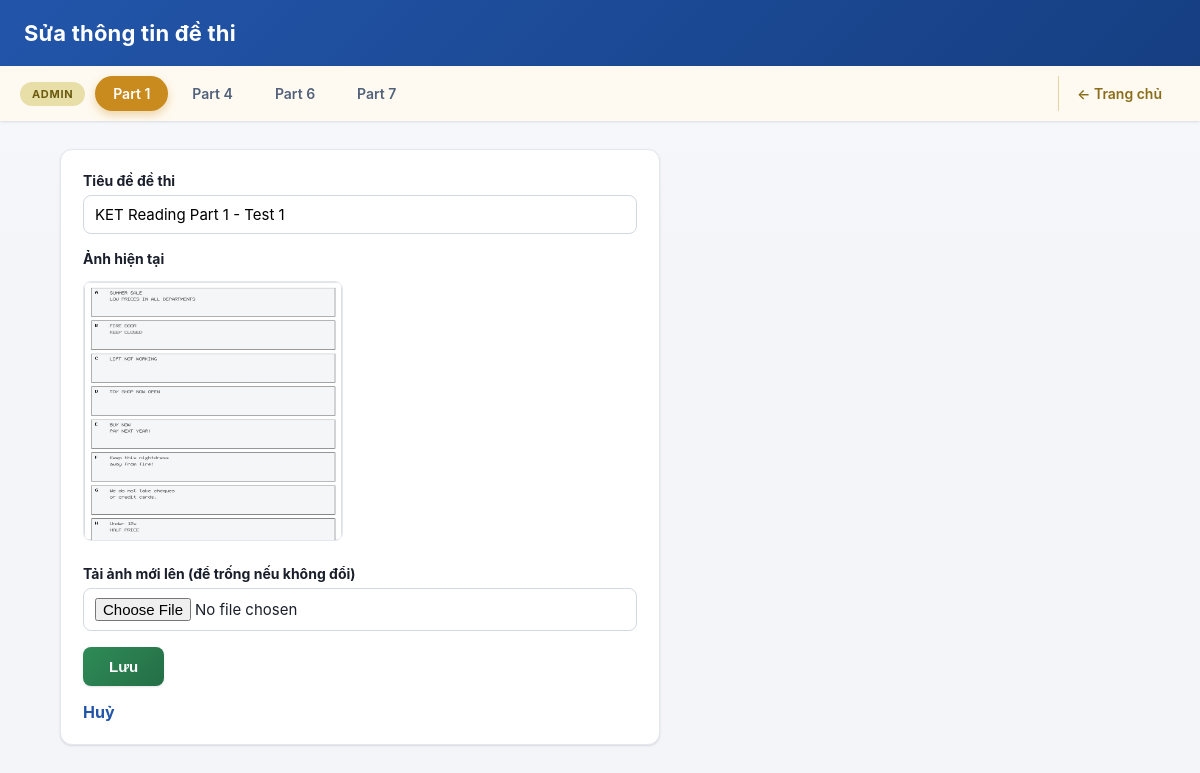
The app's page /index.php?controller=admin&action=testForm with its own data.
### tables this page shows
CREATE TABLE ket_tests (
    id INT PRIMARY KEY AUTO_INCREMENT,
    title VARCHAR(255) NOT NULL,
    part INT NOT NULL,
    image VARCHAR(255) NOT NULL,
    created_at TIMESTAMP DEFAULT CURRENT_TIMESTAMP
);

### app/controllers/Controller.php (called while the page is built, shortened)
<?php
class Controller
{
    protected function render(string $view, array $data = []): void
    {
        extract($data);
        require __DIR__ . '/../views/' . $view . '.php';
    }
}

### app/controllers/AdminController.php (called while the page is built, shortened)
<?php
class AdminController extends Controller
{
    private Test $testModel;
    public function __construct(private PDO $pdo)
    {
        $this->testModel = new Test($pdo);
    }
    public function testForm(): void
    {
        $test = $this->testModel->getTestById(self::DEFAULT_TEST_ID);
        $this->render('admin/test_form', ['test' => $test]);
    }
}

### public/index.php (called while the page is built, shortened)
<?php
require_once __DIR__ . '/../config/database.php';
require_once __DIR__ . '/../app/models/Test.php';
require_once __DIR__ . '/../app/controllers/Controller.php';
require_once __DIR__ . '/../app/controllers/AdminController.php';
$controllerName = $_GET['controller'] ?? 'home';
$actionName = $_GET['action'] ?? 'index';
switch ($controllerName) {
    case 'admin':
        $controller = new AdminController($pdo);
        break;
}
$controller->$actionName();

### app/models/Test.php (called while the page is built, shortened)
<?php
class Test
{
    private PDO $pdo;
    public function __construct(PDO $pdo)
    {
        $this->pdo = $pdo;
    }
    public function getTestById(int $id): ?array
    {
        $stmt = $this->pdo->prepare(
            'SELECT * FROM ket_tests WHERE id = ?'
        );
        $stmt->execute([$id]);
        $test = $stmt->fetch();
        return $test !== false ? $test : null;
    }
}

### app/views/admin/test_form.php (the view, shortened to what this page needs)
<!DOCTYPE html>
<html lang="vi">
<head>
<link rel="stylesheet" href="css/style.css">
</head>
<body>
<header class="site-header">
    <h1>Sửa thông tin đề thi</h1>
</header>
<?php $activeAdminTab = 'admin1'; require __DIR__ . '/../partials/admin_nav_tabs.php'; ?>
<main class="page">
    <form method="POST" action="index.php?controller=admin&amp;action=testForm" enctype="multipart/form-data" class="admin-form">
        <label>
            Tiêu đề đề thi
            <input type="text" name="title" value="<?= htmlspecialchars($test['title']) ?>" required>
        </label>
        <label>
            Ảnh hiện tại
            <img src="<?= htmlspecialchars($test['image']) ?>" alt="Ảnh đề thi" class="admin-preview-image">
        </label>
        <label>
            Tải ảnh mới lên (để trống nếu không đổi)
            <input type="file" name="image" accept=".jpg,.jpeg,.png,.gif">
        </label>
        <button type="submit">Lưu</button>
        <a href="index.php?controller=admin&amp;action=index" class="btn-link">Huỷ</a>
    </form>
</main>
</body>
</html>

### public/css/style.css (style rules this page uses)
:root { --color-primary: #2255aa; --color-primary-dark: #163f82; --color-primary-light: #eef4fc; --color-success: #2e8b57; --color-success-dark: #256e46; --color-danger: #c0392b; --color-danger-dark: #a5301f; --color-admin: #c98a1e; --color-admin-dark: #a3700f; --color-text: #1a1f2b; --color-text-muted: #667085; --color-border: #e3e7ee; --color-bg: #f3f5f9; --color-surface: #ffffff; --radius-sm: 8px; --radius-md: 12px; --radius-lg: 16px; --radius-pill: 999px; --shadow-sm: 0 1px 2px rgba(16, 24, 40, 0.06), 0 1px 3px rgba(16, 24, 40, 0.06); --shadow-md: 0 6px 16px rgba(16, 24, 40, 0.08); --shadow-lg: 0 16px 32px rgba(16, 24, 40, 0.14); --transition-fast: 0.15s ease; }
* { box-sizing: border-box; }
body { margin: 0; font-family: -apple-system, BlinkMacSystemFont, "Segoe UI", Roboto, Helvetica, Arial, sans-serif; background: linear-gradient(180deg, #f7f9fc 0%, var(--color-bg) 240px); color: var(--color-text); -webkit-font-smoothing: antialiased; }
.site-header { background: linear-gradient(135deg, var(--color-primary) 0%, var(--color-primary-dark) 100%); color: #ffffff; padding: 20px 24px; box-shadow: 0 2px 10px rgba(22, 63, 130, 0.25); }
.site-header h1 { margin: 0; font-size: 22px; font-weight: 700; letter-spacing: 0.2px; }
.page { width: 90%; max-width: 1100px; margin: 28px auto 64px; }
.admin-preview-image { max-width: 260px; max-height: 260px; display: block; border: 1px solid var(--color-border); border-radius: var(--radius-sm); margin: 8px 0; }
.btn-link { display: inline-block; color: var(--color-primary); text-decoration: none; font-weight: 700; transition: color var(--transition-fast); }
.admin-form { background: var(--color-surface); border: 1px solid var(--color-border); border-radius: var(--radius-md); box-shadow: var(--shadow-sm); padding: 22px; max-width: 600px; display: flex; flex-direction: column; gap: 16px; }
.admin-form label { display: flex; flex-direction: column; gap: 6px; font-weight: 700; font-size: 14px; color: var(--color-text); }
.admin-form input, .admin-form select, .admin-form textarea { font-family: inherit; font-size: 15px; padding: 9px 11px; border: 1px solid #d3d8e2; border-radius: var(--radius-sm); font-weight: normal; transition: border-color var(--transition-fast), box-shadow var(--transition-fast); }
.admin-form button { align-self: flex-start; background: linear-gradient(135deg, var(--color-success) 0%, var(--color-success-dark) 100%); color: #ffffff; border: none; border-radius: var(--radius-sm); padding: 11px 26px; font-size: 15px; font-weight: 700; cursor: pointer; box-shadow: var(--shadow-sm); transition: transform var(--transition-fast), box-shadow var(--transition-fast), filter var(--transition-fast); }

### records on screen
ket_tests: title "KET Reading Part 1 - Test 1", image (picture)

### other values on screen
$tab['label'] "Part 1"
$tab['label'] "Part 4"
$tab['label'] "Part 6"
$tab['label'] "Part 7"
